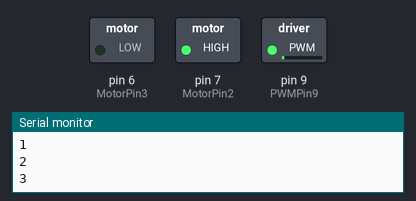
Bench run of a sketch on a simulated Arduino Uno, built with avr-gcc and run on an emulated ATmega328P. Shown: switched loads named in the sketch (green lamp = pin HIGH), the last lines printed to the serial monitor.

Above: at 0.05 s.
At 1.05 s:
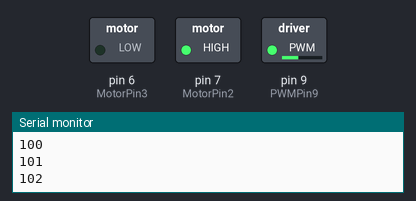
At 2.1 s:
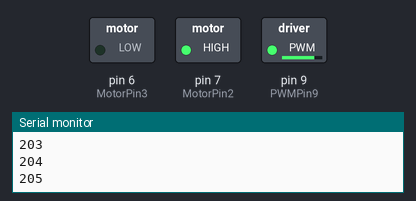
At 4.55 s:
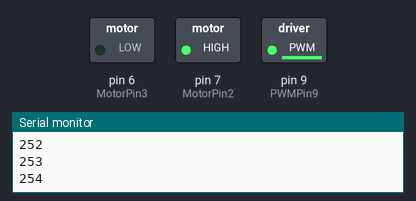
Timing chart, 0 to 5.3 s (numbered marks = the images above):
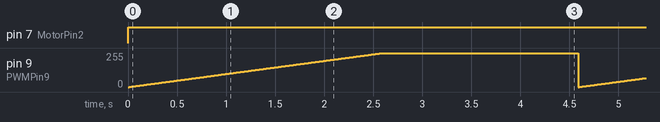

The sketch:

L298N.ino
```cpp
int MotorPin2 = 7;
int MotorPin3 = 6;
int PWMPin9 = 9;
void setup() {
  pinMode(MotorPin2, OUTPUT);
  pinMode(MotorPin3, OUTPUT);
  pinMode(PWMPin9, OUTPUT);
  Serial.begin(9600);
}
void loop() {
  digitalWrite(MotorPin2, HIGH);
  digitalWrite(MotorPin3, LOW);
  for (int x = 0; x < 255; x++) {
    analogWrite(PWMPin9, x);
    delay(10);
    Serial.println(x);
  }
  delay(2000);
}
```

Measured:
- by itself, pin 7 (MotorPin2): LOW → HIGH at 0.00 s
- by itself, pin 9 (PWMPin9): ramps from 0/255 to 254/255 and jumps back, once every 4.6 s
